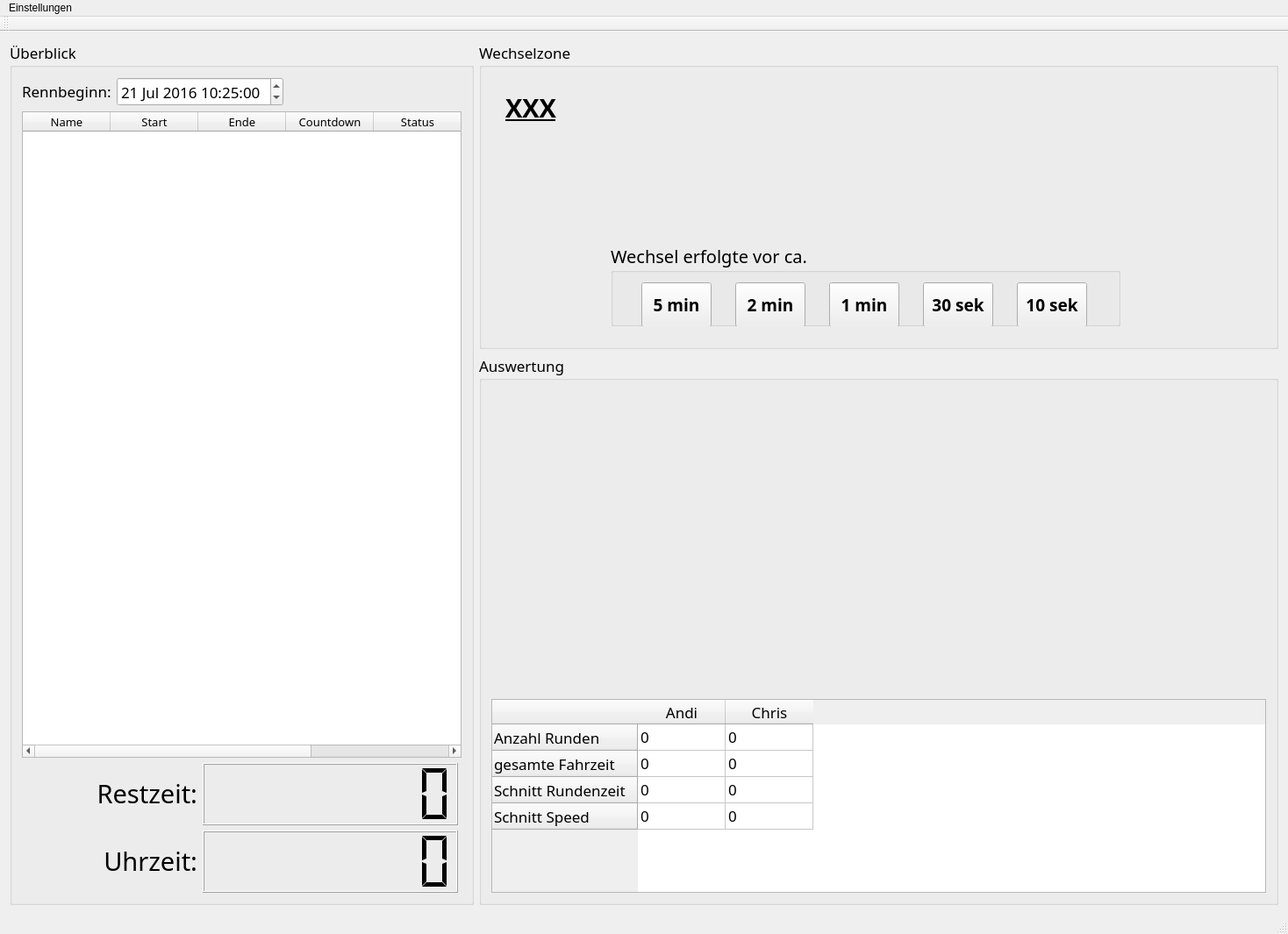
<?xml version="1.0" encoding="UTF-8"?>
<ui version="4.0">
 <class>RaceTeamMonitor</class>
 <widget class="QMainWindow" name="RaceTeamMonitor">
  <property name="geometry">
   <rect>
    <x>0</x>
    <y>0</y>
    <width>1468</width>
    <height>1065</height>
   </rect>
  </property>
  <property name="windowTitle">
   <string>RaceTeamMonitor</string>
  </property>
  <widget class="QWidget" name="centralWidget">
   <layout class="QGridLayout" name="gridLayout_5">
    <item row="0" column="0" rowspan="2">
     <widget class="QGroupBox" name="groupBox_3">
      <property name="font">
       <font>
        <family>Bahnschrift SemiLight</family>
        <pointsize>13</pointsize>
       </font>
      </property>
      <property name="title">
       <string>Überblick</string>
      </property>
      <layout class="QGridLayout" name="gridLayout_3">
       <item row="0" column="0">
        <layout class="QGridLayout" name="gridLayout_2">
         <item row="0" column="0">
          <widget class="QLabel" name="label3_7">
           <property name="maximumSize">
            <size>
             <width>140</width>
             <height>30</height>
            </size>
           </property>
           <property name="font">
            <font>
             <family>Bahnschrift SemiLight</family>
             <pointsize>13</pointsize>
            </font>
           </property>
           <property name="text">
            <string>Rennbeginn:</string>
           </property>
          </widget>
         </item>
         <item row="0" column="1" colspan="2">
          <widget class="QDateTimeEdit" name="racestart_datetimeedit">
           <property name="minimumSize">
            <size>
             <width>190</width>
             <height>0</height>
            </size>
           </property>
           <property name="maximumSize">
            <size>
             <width>16777215</width>
             <height>3456364</height>
            </size>
           </property>
           <property name="font">
            <font>
             <family>Bahnschrift SemiLight</family>
             <pointsize>13</pointsize>
            </font>
           </property>
           <property name="dateTime">
            <datetime>
             <hour>10</hour>
             <minute>25</minute>
             <second>0</second>
             <year>2016</year>
             <month>7</month>
             <day>21</day>
            </datetime>
           </property>
           <property name="displayFormat">
            <string>dd MMM yyyy HH:mm:ss</string>
           </property>
          </widget>
         </item>
         <item row="0" column="3">
          <spacer name="horizontalSpacer">
           <property name="font">
            <font>
             <family>Bahnschrift SemiLight</family>
             <pointsize>13</pointsize>
            </font>
           </property>
           <property name="orientation">
            <enum>Qt::Horizontal</enum>
           </property>
           <property name="sizeHint" stdset="0">
            <size>
             <width>208</width>
             <height>20</height>
            </size>
           </property>
          </spacer>
         </item>
         <item row="1" column="0" colspan="4">
          <widget class="QTableWidget" name="race_tablewidget">
           <property name="minimumSize">
            <size>
             <width>429</width>
             <height>596</height>
            </size>
           </property>
           <property name="maximumSize">
            <size>
             <width>16777215</width>
             <height>16777215</height>
            </size>
           </property>
           <property name="font">
            <font>
             <family>Bahnschrift SemiLight</family>
             <pointsize>10</pointsize>
            </font>
           </property>
           <column>
            <property name="text">
             <string>Name</string>
            </property>
           </column>
           <column>
            <property name="text">
             <string>Start</string>
            </property>
           </column>
           <column>
            <property name="text">
             <string>Ende</string>
            </property>
           </column>
           <column>
            <property name="text">
             <string>Countdown</string>
            </property>
           </column>
           <column>
            <property name="text">
             <string>Status</string>
            </property>
           </column>
           <column>
            <property name="text">
             <string>Fahrzeit</string>
            </property>
           </column>
          </widget>
         </item>
         <item row="2" column="0" colspan="2">
          <widget class="QLabel" name="label_13">
           <property name="minimumSize">
            <size>
             <width>0</width>
             <height>50</height>
            </size>
           </property>
           <property name="maximumSize">
            <size>
             <width>291</width>
             <height>50</height>
            </size>
           </property>
           <property name="font">
            <font>
             <family>Bahnschrift SemiLight</family>
             <pointsize>22</pointsize>
            </font>
           </property>
           <property name="layoutDirection">
            <enum>Qt::LeftToRight</enum>
           </property>
           <property name="text">
            <string>Restzeit:</string>
           </property>
           <property name="alignment">
            <set>Qt::AlignRight|Qt::AlignTrailing|Qt::AlignVCenter</set>
           </property>
          </widget>
         </item>
         <item row="2" column="2" colspan="2">
          <widget class="QLCDNumber" name="lcd_race">
           <property name="sizePolicy">
            <sizepolicy hsizetype="Fixed" vsizetype="Minimum">
             <horstretch>0</horstretch>
             <verstretch>0</verstretch>
            </sizepolicy>
           </property>
           <property name="minimumSize">
            <size>
             <width>291</width>
             <height>71</height>
            </size>
           </property>
           <property name="maximumSize">
            <size>
             <width>291</width>
             <height>71</height>
            </size>
           </property>
           <property name="font">
            <font>
             <family>Bahnschrift SemiLight</family>
             <pointsize>13</pointsize>
            </font>
           </property>
           <property name="digitCount">
            <number>8</number>
           </property>
           <property name="segmentStyle">
            <enum>QLCDNumber::Flat</enum>
           </property>
          </widget>
         </item>
         <item row="3" column="0" colspan="2">
          <widget class="QLabel" name="label_14">
           <property name="minimumSize">
            <size>
             <width>0</width>
             <height>50</height>
            </size>
           </property>
           <property name="maximumSize">
            <size>
             <width>261</width>
             <height>50</height>
            </size>
           </property>
           <property name="font">
            <font>
             <family>Bahnschrift SemiLight</family>
             <pointsize>22</pointsize>
            </font>
           </property>
           <property name="text">
            <string>Uhrzeit:</string>
           </property>
           <property name="alignment">
            <set>Qt::AlignRight|Qt::AlignTrailing|Qt::AlignVCenter</set>
           </property>
          </widget>
         </item>
         <item row="3" column="2" colspan="2">
          <widget class="QLCDNumber" name="lcd_clock">
           <property name="sizePolicy">
            <sizepolicy hsizetype="Fixed" vsizetype="Minimum">
             <horstretch>0</horstretch>
             <verstretch>0</verstretch>
            </sizepolicy>
           </property>
           <property name="minimumSize">
            <size>
             <width>291</width>
             <height>71</height>
            </size>
           </property>
           <property name="maximumSize">
            <size>
             <width>291</width>
             <height>71</height>
            </size>
           </property>
           <property name="font">
            <font>
             <family>Bahnschrift SemiLight</family>
             <pointsize>13</pointsize>
            </font>
           </property>
           <property name="digitCount">
            <number>8</number>
           </property>
           <property name="segmentStyle">
            <enum>QLCDNumber::Flat</enum>
           </property>
          </widget>
         </item>
        </layout>
       </item>
      </layout>
     </widget>
    </item>
    <item row="0" column="1">
     <widget class="QGroupBox" name="groupBox">
      <property name="sizePolicy">
       <sizepolicy hsizetype="Expanding" vsizetype="Preferred">
        <horstretch>0</horstretch>
        <verstretch>0</verstretch>
       </sizepolicy>
      </property>
      <property name="minimumSize">
       <size>
        <width>911</width>
        <height>351</height>
       </size>
      </property>
      <property name="font">
       <font>
        <family>Bahnschrift SemiLight</family>
        <pointsize>13</pointsize>
       </font>
      </property>
      <property name="title">
       <string>Wechselzone</string>
      </property>
      <widget class="QLabel" name="change_label">
       <property name="geometry">
        <rect>
         <x>30</x>
         <y>50</y>
         <width>901</width>
         <height>51</height>
        </rect>
       </property>
       <property name="sizePolicy">
        <sizepolicy hsizetype="Expanding" vsizetype="Expanding">
         <horstretch>0</horstretch>
         <verstretch>0</verstretch>
        </sizepolicy>
       </property>
       <property name="minimumSize">
        <size>
         <width>901</width>
         <height>51</height>
        </size>
       </property>
       <property name="maximumSize">
        <size>
         <width>16777215</width>
         <height>51</height>
        </size>
       </property>
       <property name="font">
        <font>
         <family>Bahnschrift SemiLight</family>
         <pointsize>22</pointsize>
         <weight>75</weight>
         <bold>true</bold>
         <underline>true</underline>
        </font>
       </property>
       <property name="text">
        <string>XXX</string>
       </property>
      </widget>
      <widget class="QGroupBox" name="change_groupbox">
       <property name="geometry">
        <rect>
         <x>150</x>
         <y>230</y>
         <width>581</width>
         <height>95</height>
        </rect>
       </property>
       <property name="minimumSize">
        <size>
         <width>581</width>
         <height>0</height>
        </size>
       </property>
       <property name="font">
        <font>
         <family>Bahnschrift SemiLight</family>
         <pointsize>15</pointsize>
        </font>
       </property>
       <property name="title">
        <string>Wechsel erfolgte vor ca.</string>
       </property>
       <layout class="QGridLayout" name="gridLayout">
        <item row="0" column="0">
         <widget class="QPushButton" name="change_5min_pushbutton">
          <property name="sizePolicy">
           <sizepolicy hsizetype="Expanding" vsizetype="Fixed">
            <horstretch>0</horstretch>
            <verstretch>0</verstretch>
           </sizepolicy>
          </property>
          <property name="minimumSize">
           <size>
            <width>80</width>
            <height>51</height>
           </size>
          </property>
          <property name="maximumSize">
           <size>
            <width>80</width>
            <height>16777215</height>
           </size>
          </property>
          <property name="font">
           <font>
            <family>Bahnschrift SemiLight</family>
            <pointsize>14</pointsize>
            <weight>75</weight>
            <bold>true</bold>
           </font>
          </property>
          <property name="text">
           <string>5 min</string>
          </property>
         </widget>
        </item>
        <item row="0" column="1">
         <widget class="QPushButton" name="change_2min_pushbutton">
          <property name="sizePolicy">
           <sizepolicy hsizetype="Expanding" vsizetype="Fixed">
            <horstretch>0</horstretch>
            <verstretch>0</verstretch>
           </sizepolicy>
          </property>
          <property name="minimumSize">
           <size>
            <width>80</width>
            <height>51</height>
           </size>
          </property>
          <property name="maximumSize">
           <size>
            <width>80</width>
            <height>16777215</height>
           </size>
          </property>
          <property name="font">
           <font>
            <family>Bahnschrift SemiLight</family>
            <pointsize>14</pointsize>
            <weight>75</weight>
            <bold>true</bold>
           </font>
          </property>
          <property name="text">
           <string>2 min</string>
          </property>
         </widget>
        </item>
        <item row="0" column="2">
         <widget class="QPushButton" name="change_1min_pushbutton">
          <property name="sizePolicy">
           <sizepolicy hsizetype="Expanding" vsizetype="Fixed">
            <horstretch>0</horstretch>
            <verstretch>0</verstretch>
           </sizepolicy>
          </property>
          <property name="minimumSize">
           <size>
            <width>80</width>
            <height>51</height>
           </size>
          </property>
          <property name="maximumSize">
           <size>
            <width>80</width>
            <height>16777215</height>
           </size>
          </property>
          <property name="font">
           <font>
            <family>Bahnschrift SemiLight</family>
            <pointsize>14</pointsize>
            <weight>75</weight>
            <bold>true</bold>
           </font>
          </property>
          <property name="text">
           <string>1 min</string>
          </property>
         </widget>
        </item>
        <item row="0" column="3">
         <widget class="QPushButton" name="change_30sek_pushbutton">
          <property name="sizePolicy">
           <sizepolicy hsizetype="Expanding" vsizetype="Fixed">
            <horstretch>0</horstretch>
            <verstretch>0</verstretch>
           </sizepolicy>
          </property>
          <property name="minimumSize">
           <size>
            <width>80</width>
            <height>51</height>
           </size>
          </property>
          <property name="maximumSize">
           <size>
            <width>80</width>
            <height>16777215</height>
           </size>
          </property>
          <property name="font">
           <font>
            <family>Bahnschrift SemiLight</family>
            <pointsize>14</pointsize>
            <weight>75</weight>
            <bold>true</bold>
           </font>
          </property>
          <property name="text">
           <string>30 sek</string>
          </property>
         </widget>
        </item>
        <item row="0" column="4">
         <widget class="QPushButton" name="change_10sek_pushbutton">
          <property name="sizePolicy">
           <sizepolicy hsizetype="Expanding" vsizetype="Fixed">
            <horstretch>0</horstretch>
            <verstretch>0</verstretch>
           </sizepolicy>
          </property>
          <property name="minimumSize">
           <size>
            <width>80</width>
            <height>51</height>
           </size>
          </property>
          <property name="maximumSize">
           <size>
            <width>80</width>
            <height>16777215</height>
           </size>
          </property>
          <property name="font">
           <font>
            <family>Bahnschrift SemiLight</family>
            <pointsize>14</pointsize>
            <weight>75</weight>
            <bold>true</bold>
           </font>
          </property>
          <property name="text">
           <string>10 sek</string>
          </property>
         </widget>
        </item>
       </layout>
      </widget>
     </widget>
    </item>
    <item row="1" column="1">
     <widget class="QGroupBox" name="groupBox_2">
      <property name="sizePolicy">
       <sizepolicy hsizetype="Expanding" vsizetype="Expanding">
        <horstretch>0</horstretch>
        <verstretch>0</verstretch>
       </sizepolicy>
      </property>
      <property name="font">
       <font>
        <family>Bahnschrift SemiLight</family>
        <pointsize>13</pointsize>
       </font>
      </property>
      <property name="title">
       <string>Auswertung</string>
      </property>
      <layout class="QGridLayout" name="gridLayout_4">
       <item row="0" column="0">
        <widget class="QCustomPlot" name="plot_widget" native="true">
         <property name="sizePolicy">
          <sizepolicy hsizetype="Expanding" vsizetype="Expanding">
           <horstretch>0</horstretch>
           <verstretch>0</verstretch>
          </sizepolicy>
         </property>
         <property name="font">
          <font>
           <family>Bahnschrift SemiLight</family>
           <pointsize>13</pointsize>
          </font>
         </property>
        </widget>
       </item>
       <item row="1" column="0">
        <widget class="QTableWidget" name="stats_tablewidget">
         <property name="minimumSize">
          <size>
           <width>0</width>
           <height>0</height>
          </size>
         </property>
         <property name="maximumSize">
          <size>
           <width>16777215</width>
           <height>221</height>
          </size>
         </property>
         <property name="font">
          <font>
           <family>Bahnschrift SemiLight</family>
           <pointsize>13</pointsize>
          </font>
         </property>
         <property name="autoScroll">
          <bool>false</bool>
         </property>
         <property name="selectionMode">
          <enum>QAbstractItemView::NoSelection</enum>
         </property>
         <row>
          <property name="text">
           <string>Anzahl Runden</string>
          </property>
         </row>
         <row>
          <property name="text">
           <string>gesamte Fahrzeit</string>
          </property>
         </row>
         <row>
          <property name="text">
           <string>Schnitt Rundenzeit</string>
          </property>
         </row>
         <row>
          <property name="text">
           <string>Schnitt Speed</string>
          </property>
         </row>
         <column>
          <property name="text">
           <string>Andi</string>
          </property>
         </column>
         <column>
          <property name="text">
           <string>Chris</string>
          </property>
         </column>
         <item row="0" column="0">
          <property name="text">
           <string>0</string>
          </property>
         </item>
         <item row="0" column="1">
          <property name="text">
           <string>0</string>
          </property>
         </item>
         <item row="1" column="0">
          <property name="text">
           <string>0</string>
          </property>
         </item>
         <item row="1" column="1">
          <property name="text">
           <string>0</string>
          </property>
         </item>
         <item row="2" column="0">
          <property name="text">
           <string>0</string>
          </property>
         </item>
         <item row="2" column="1">
          <property name="text">
           <string>0</string>
          </property>
         </item>
         <item row="3" column="0">
          <property name="text">
           <string>0</string>
          </property>
         </item>
         <item row="3" column="1">
          <property name="text">
           <string>0</string>
          </property>
         </item>
        </widget>
       </item>
      </layout>
     </widget>
    </item>
   </layout>
  </widget>
  <widget class="QMenuBar" name="menuBar">
   <property name="geometry">
    <rect>
     <x>0</x>
     <y>0</y>
     <width>1468</width>
     <height>21</height>
    </rect>
   </property>
   <widget class="QMenu" name="menuEinstellungen">
    <property name="title">
     <string>Einstellungen</string>
    </property>
   </widget>
   <addaction name="menuEinstellungen"/>
  </widget>
  <widget class="QToolBar" name="mainToolBar">
   <attribute name="toolBarArea">
    <enum>TopToolBarArea</enum>
   </attribute>
   <attribute name="toolBarBreak">
    <bool>false</bool>
   </attribute>
  </widget>
  <widget class="QStatusBar" name="statusBar"/>
 </widget>
 <layoutdefault spacing="6" margin="11"/>
 <customwidgets>
  <customwidget>
   <class>QCustomPlot</class>
   <extends>QWidget</extends>
   <header>qcustomplot.h</header>
   <container>1</container>
  </customwidget>
 </customwidgets>
 <resources>
  <include location="../TrackMyLaps/lapcounter.qrc"/>
 </resources>
 <connections/>
</ui>
